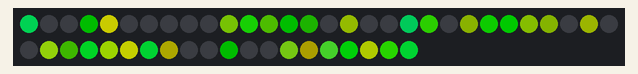
The sketch below on a simulated Arduino Uno, built with avr-gcc and run on an emulated ATmega328P. On the bench: 50 RGB LEDs in strip order, left to right, continuing on the next row. Dim RGB values are drawn brighter than linear; random numbers use the default seed unless the sketch sets one.

Above: at 1.45 s.
At 5.96 s:
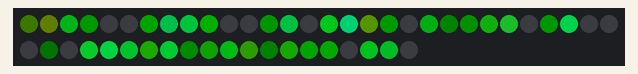
At 10.48 s:
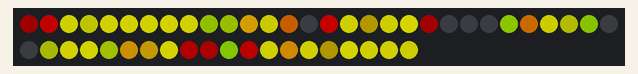
At 20.41 s:
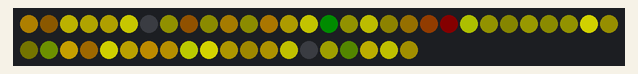
At 30.05 s:
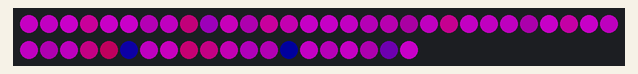
At 39.68 s:
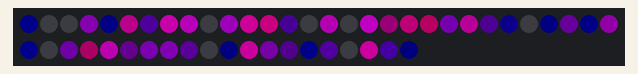

The sketch:

confetti.ino
```cpp
#include "FastLED.h"                                          // FastLED library. Preferably the latest copy of FastLED 2.1.

#if FASTLED_VERSION < 3001000
#error "Requires FastLED 3.1 or later; check github for latest code."
#endif

#define LED_DT 12                                             // Data pin
#define COLOR_ORDER BGR
#define LED_TYPE WS2811
#define NUM_LEDS 50

// Initialize changeable global variables.
uint8_t max_bright = 128;
struct CRGB leds[NUM_LEDS];
unsigned long previousMillis;


// Define variables used by the sequences.
uint8_t  thisfade = 4;                                        // How quickly does it fade? Lower = slower fade rate.
int       thishue = 50;                                       // Starting hue.
uint8_t   thisinc = 1;                                        // Incremental value for rotating hues
uint8_t   thissat = 100;                                      // The saturation, where 255 = brilliant colours.
uint8_t   thisbri = 255;                                      // Brightness of a sequence. Remember, max_bright is the overall limiter.
int       huediff = 256;                                      // Range of random #'s to use for hue
uint8_t thisdelay = 5;                                        // We don't need much delay (if any)


void setup() {
  delay(1000);
  Serial.begin(9600);

  LEDS.addLeds<LED_TYPE, LED_DT, COLOR_ORDER>(leds, NUM_LEDS);

  FastLED.setBrightness(max_bright);
  set_max_power_in_volts_and_milliamps(5, 500);               //power management set at 5V, 500mA.
}


void loop () {
  ChangeMe();


  EVERY_N_MILLISECONDS(thisdelay) {
    confetti();
  }
  FastLED.show();
}


void confetti() {                                             // random colored speckles that blink in and fade smoothly
  fadeToBlackBy(leds, NUM_LEDS, thisfade);                    // Low values = slower fade.
  int pos = random16(NUM_LEDS);                               // Pick an LED at random.
  leds[pos] += CHSV((thishue + random16(huediff))/4 , thissat, thisbri);  // I use 12 bits for hue so that the hue increment isn't too quick.
  thishue = thishue + thisinc;                                // It increments here.
} // confetti()


void ChangeMe() {                                             // A time (rather than loop) based demo sequencer. This gives us full control over the length of each sequence.
  uint8_t secondHand = (millis() / 1000) % 15;                // IMPORTANT!!! Change '15' to a different value to change duration of the loop.
  static uint8_t lastSecond = 99;                             // Static variable, means it's only defined once. This is our 'debounce' variable.
  if (lastSecond != secondHand) {                             // Debounce to make sure we're not repeating an assignment.
    lastSecond = secondHand;
    switch(secondHand) {
      case  0: thisinc=1; thishue=192; thissat=255; thisfade=2; huediff=256; break;  // You can change values here, one at a time , or altogether.
      case  5: thisinc=2; thishue=128; thisfade=8; huediff=64; break;
      case 10: thisinc=1; thishue=random16(255); thisfade=1; huediff=16; break;      // Only gets called once, and not continuously for the next several seconds. Therefore, no rainbows.
      case 15: break;                                                                // Here's the matching 15 for the other one.
    }
  }
}
```
